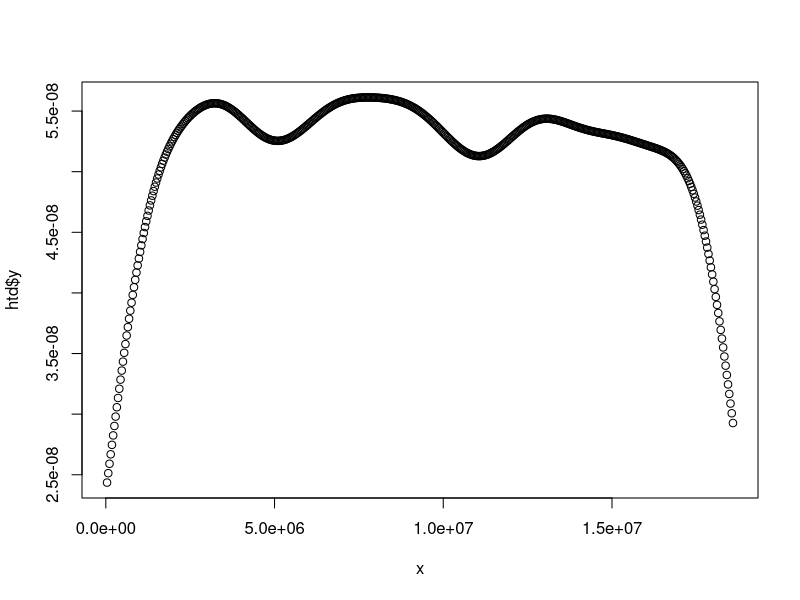
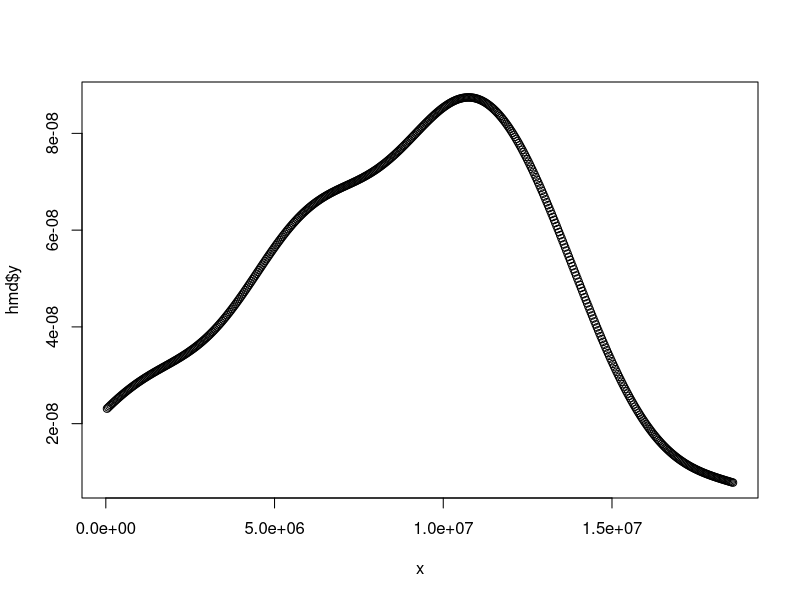
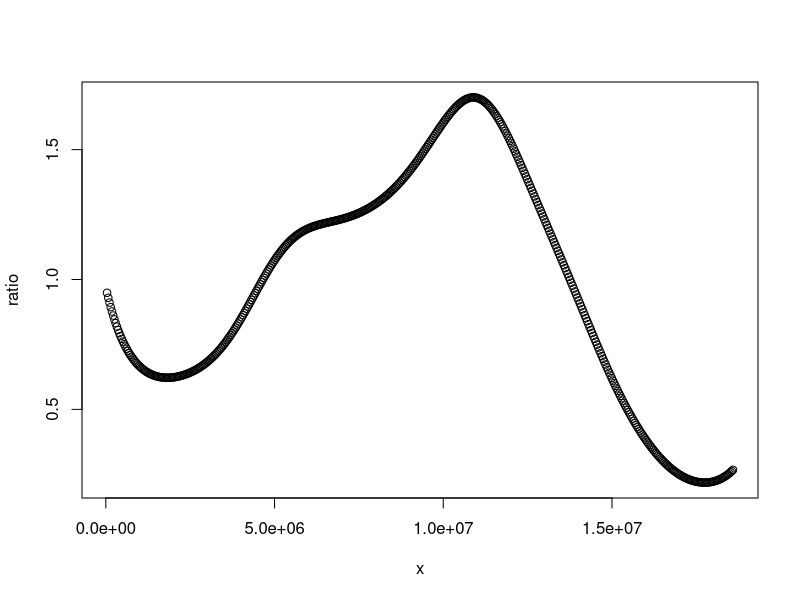
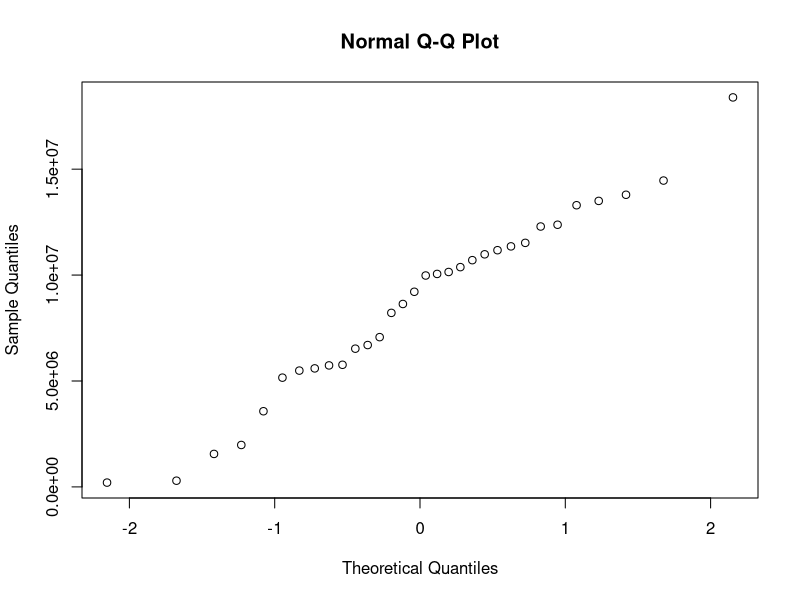
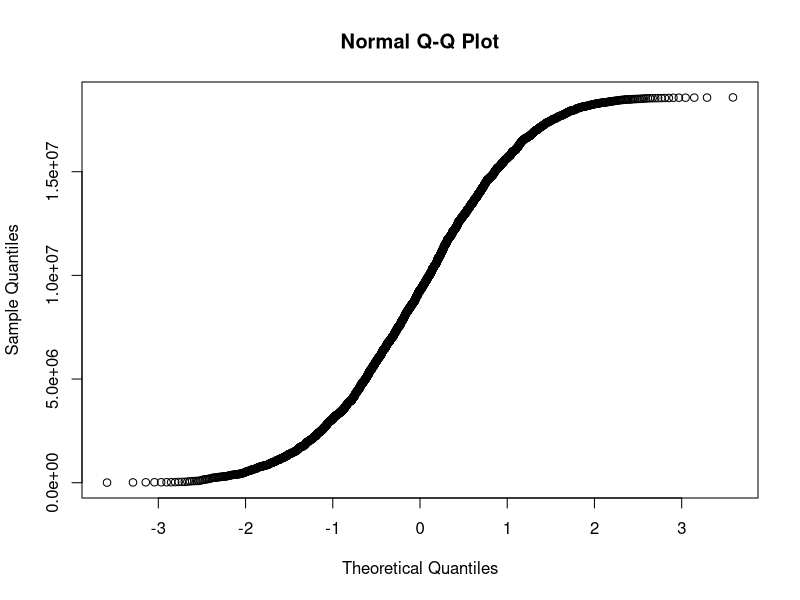
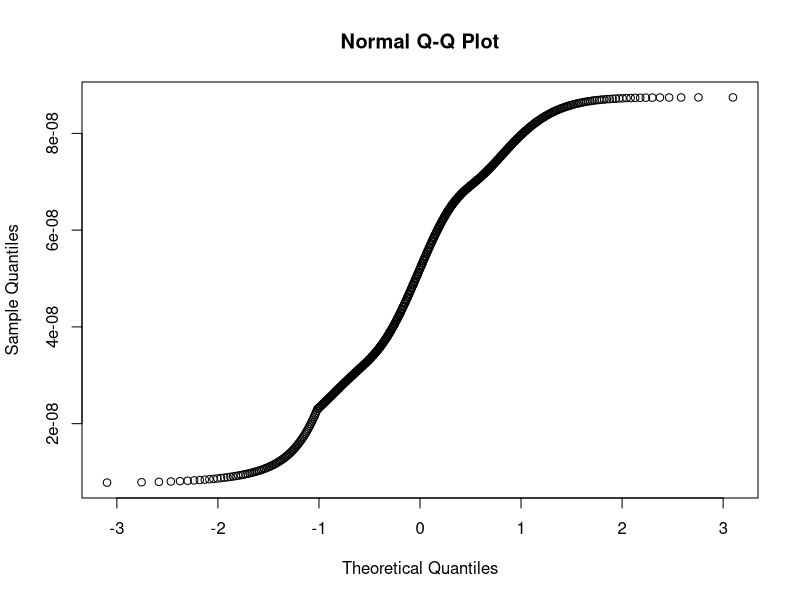
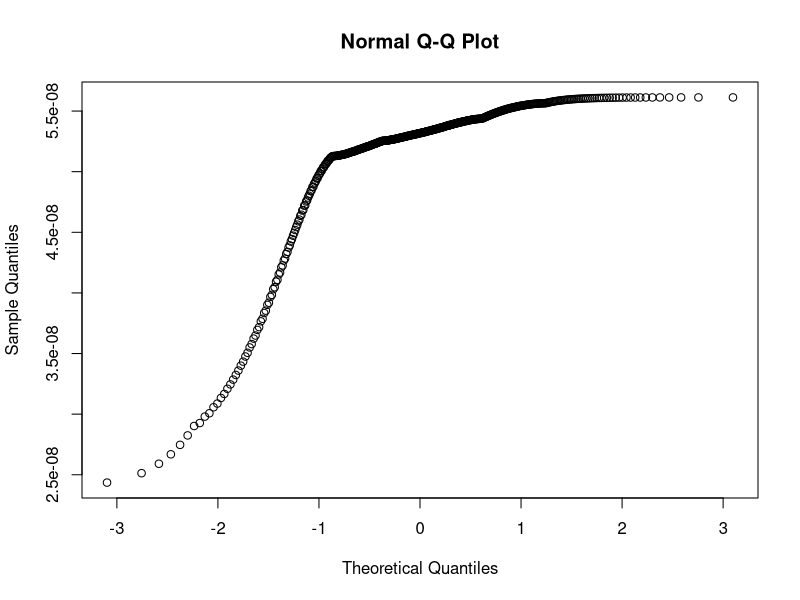
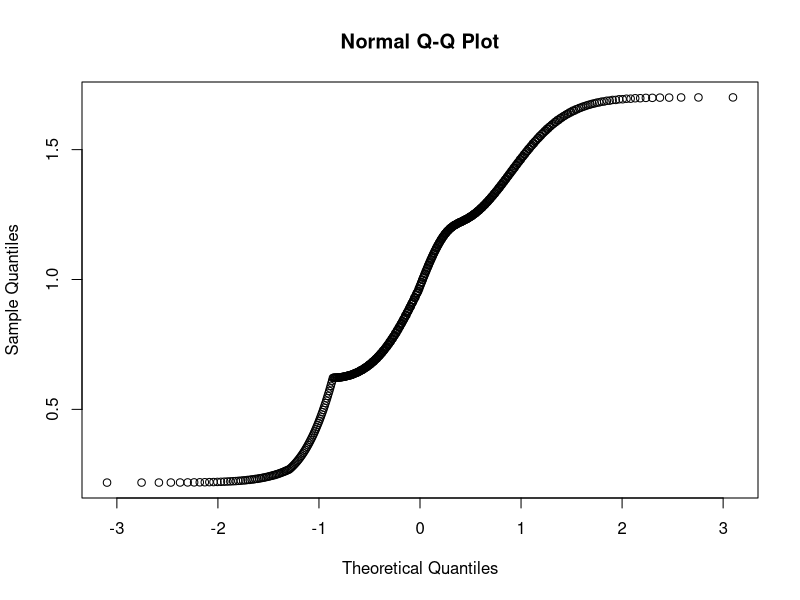

These figures' R source, in order:
## ---- chunk 1
hm <- rnorm(35, 10000000, 5000000)
remove <- c()
x <- 1
for(i in hm){
  if(i < 0 || i > 18585056){
    remove <- c(remove, x)
  }
  x <- x+1
}
hm <- hm[-c(remove)]
ht <- runif(3000, 1, 18585056)

hmd <- density(hm, from=0, to=18585056)
htd <- density(ht, from=0, to=18585056)
ratio <- hmd$y/htd$y
x <- (1:512)*36298.9375
plot(x,htd$y)
plot(x,hmd$y)
plot(x,ratio)

## ---- chunk 2
hm_test <- shapiro.test(hm)
qqp <- qqnorm(hm)
cor(qqp$x,qqp$y)

ht_test <- shapiro.test(ht)
qqp <- qqnorm(ht)
cor(qqp$x,qqp$y)

shapiro.test(hmd$y)
qqp <- qqnorm(hmd$y)
cor(qqp$x,qqp$y)

shapiro.test(htd$y)
qqp <- qqnorm(htd$y)
cor(qqp$x,qqp$y)

shapiro.test(ratio)
qqp <- qqnorm(ratio)
cor(qqp$x,qqp$y)

hm_test
hm_test$p

ht_test
ht_test$p

## ---- chunk 3
div <- 1000
l <- 18585056
breaks <- c(0)
for(i in 1:div){
	breaks <- c(breaks,(l/div)*i)
}
hmc <- hist(hm, breaks=breaks, plot=FALSE)$counts
htc <- hist(ht, breaks=breaks, plot=FALSE)$counts

